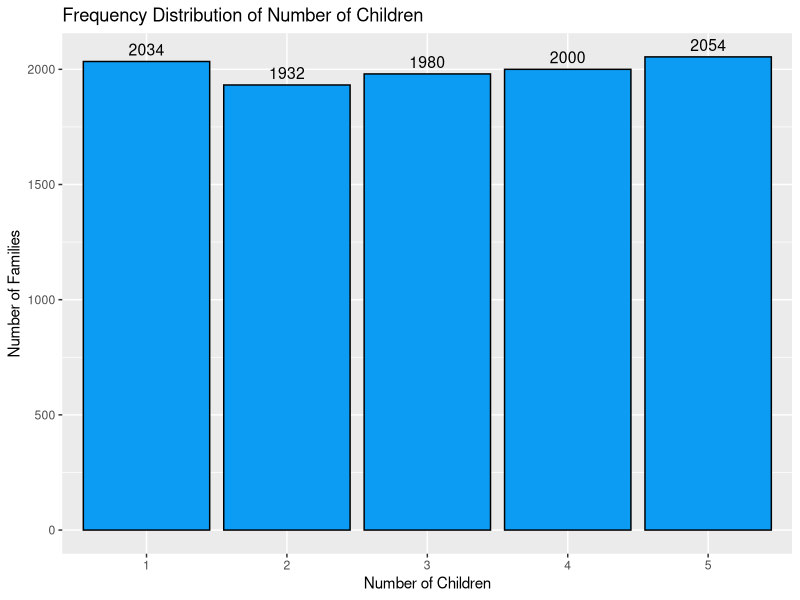
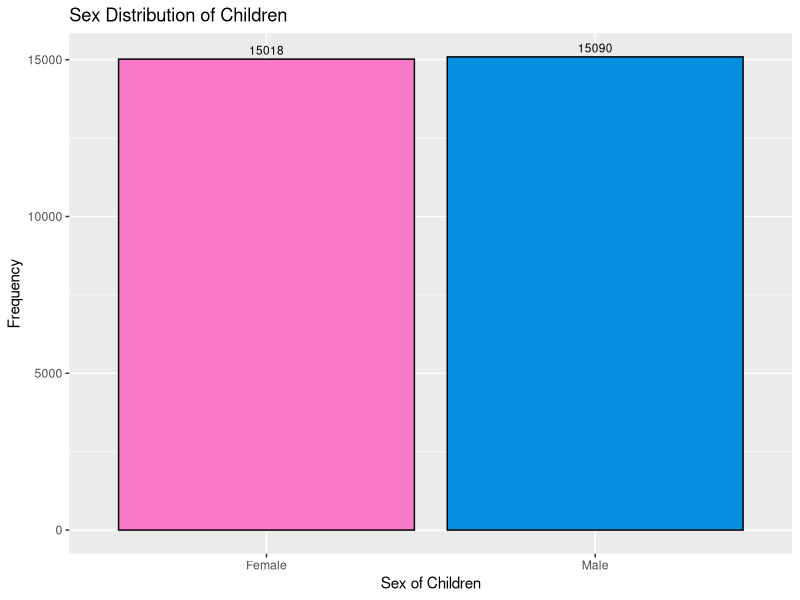

Reproduce these figures in R, in order.
# data simulation

number_of_children <- sample(1:5, 10000, replace = TRUE)

n_male <- c()

n_female <- c()

gender <- c()

for (i in 1:10000) {
  
  temp <- c()
  
  if(number_of_children[i] == 1){
    temp <- rbinom(1, 1, 0.5)
  } else if(number_of_children[i] == 2){
    temp <- rbinom(2, 1, 0.5)
  } else if(number_of_children[i] == 3){
    temp <- rbinom(3, 1, 0.5)
  } else if(number_of_children[i] == 4){
    temp <- rbinom(4, 1, 0.5)
  } else{
    temp <- rbinom(5, 1, 0.5)
  }
  
  n_male[i] <- sum(temp)
  n_female[i] <- length(temp) - sum(temp)
  
  gender_temp <- ifelse(temp == 1, "M", "F")
  
  gender[i] <- paste(gender_temp, collapse = "-")
}

family_df <- data.frame(family_no = 1:10000, 
                        num_children = number_of_children,
                        sex = gender,
                        male =  n_male,
                        female = n_female)

View(family_df)


# descriptive analysis

library(tidyverse)

# frequency distribution of number of children

family_df %>%
  ggplot(aes(x = as.factor(num_children))) +
  geom_bar(fill = "#0c9cf3", 
           col = "black") +
  geom_text(stat = "count",
            aes(label = after_stat(count)), 
            vjust = -0.5,
            size = 4) + 
  labs(x = "Number of Children", 
       y = "Number of Families", 
       title = "Frequency Distribution of Number of Children")

# gender distribution

total_male <- sum(family_df$male)
total_female <- sum(family_df$female)

sex_df <- data.frame(sex = c("Male", "Female"), 
                     count = c(total_male, total_female))

View(sex_df)

sex_df %>%
  ggplot(aes(x = as.factor(sex), y = count)) +
  geom_col(fill = c("#068ee1", "#f87ac8"),
           col = "black") +
  geom_text(aes(label = count),
            vjust = -0.5,
            size = 3) +
  labs(x = "Sex of Children", 
       y = "Frequency", 
       title = "Sex Distribution of Children")
